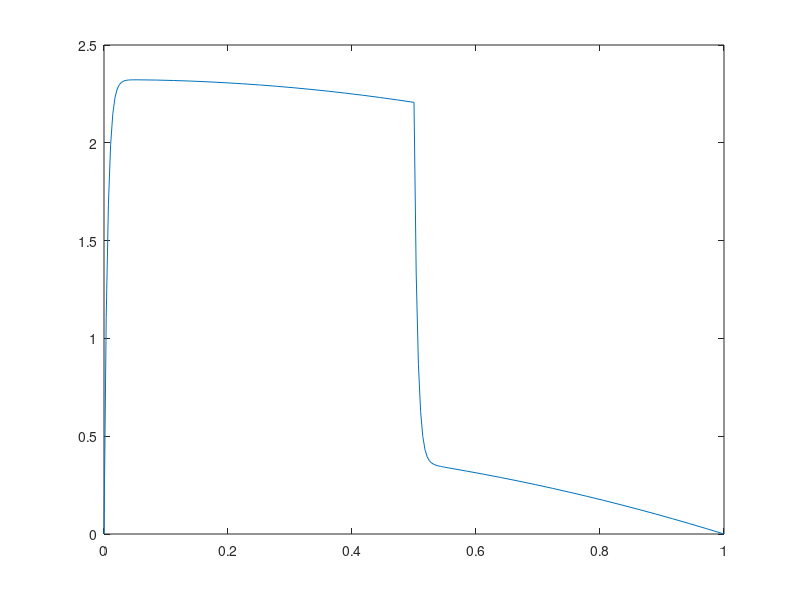

Here is the MATLAB script that generated this plot:
clc
clear all
format short

for ep_counter=1:5
    e=2^(-(ep_counter+3));
 for N_counter=1:2
     N1=16*2^(N_counter-1);
     
      sig1=4.2*e*log(N1);
      sig2=4.2*e*log(N1);
      
      
for l=1:2
      N=N1*2^(l-1);
      
A=zeros(N-1);
U=zeros(N+1,1);
%D=zeros(N-1,1);
B=zeros(N-1,1);
x=zeros(1,N+1);
h=zeros(1,N);      
      
for i=1:(N/4)
    h(i)=4*(sig1)/N;
end
for i=(N/4)+1:N/2
    h(i)=4*(0.5-sig1)/N;
 end
for i=(N/2)+1:3*N/4
    h(i)=(4*sig2)/N;
end

for i=3*N/4+1:N
    h(i)=4*(0.5-sig2)/N;
end

 for i=1:N
    x(1)=0;
    x(i+1)=x(i)+h(i);
 end


%%%%%%%%%%%%%%%%%%%% Boundary conditions %%%%%%%%%%%%% 
 
  U(1,1)=0;
  U(N+1,1)=0;

  
%%%%%%%%%%%%%%%%%%%%%%%%%%%%%%%%%%%%%%%%%%%%%%%%%%%%
 for i=2:N-2
             A(i,i-1)=-e/(h(i)*h(i));
             A(i,i)=(e/h(i))*(1/h(i+1)+1/h(i))+1/h(i+1);
             A(i,i+1)=-e/(h(i)*h(i+1))-1/h(i+1);
 end
        
%   for i=N/2+2:N-2
%              A(i,i-1)=-e/(h(i)*h(i));
%              A(i,i)=(e/h(i))*(1/h(i+1)+1/h(i))+1/h(i+1);
%              A(i,i+1)=-e/(h(i)*h(i+1))-1/h(i+1);
%   end
%        
%         if(i==N/2)
%              A(i,i-1)=-e/(h(i)*h(i));
%              A(i,i)=(e/h(i))*(1/h(i+1)+1/h(i))+1/h(i+1);
%              A(i,k+1)=-e/(h(i)*h(i+1))-1/h(i+1);
%         end
   % end
    i=1;
              A(i,i)=(e/h(i))*(1/h(i+1)+1/h(i))+1/h(i+1);
             A(i,i+1)=-e/(h(i)*h(i+1))-1/h(i+1);
    i=N-1;
              A(i,i-1)=-e/(h(i)*h(i));
             A(i,i)=(e/h(i))*(1/h(i+1)+1/h(i))+1/h(i+1);
   % end        
        
 %end
%%%%%%%%%%%%%%%%%%%%%%%%%%%%%%%%%%%%%%%%
for k=1:N-1
   % j=k+1;

     if(k~=1 && k~=N-1)
        if(k~=N/2)
             B(k,1)=x(k+1);
        end
        if(k==N/2)
            B(k,1)=x(k+1)+1/h(k+1);
        end
     end
     if(k==1)
        
         B(k,1)=x(k+1);
     end
     if(k==N-1)
        
        B(k,1)=x(k+1);
     end
         
end
%%%%%%%%%%%%%%%%%%%%%%%%%%%%%%%%%%%%%%
 U(2:N,1)=A\B;
 if(l==1)
           F=U;
         
 end
       if(l==2)
          G=U;
          
       end
 
end
    err=abs(F-G(1:2:N+1));
    err_sup=max(err);
         max_err=max(err_sup);
      error(ep_counter,N_counter)=max_err;
 end

 end

for j=1:ep_counter
    for i=1:N_counter-1
         cnv(j,i)=log2(error(j,i)/error(j,i+1));
    end
end
 plot(x,U)
 error
 cnv
